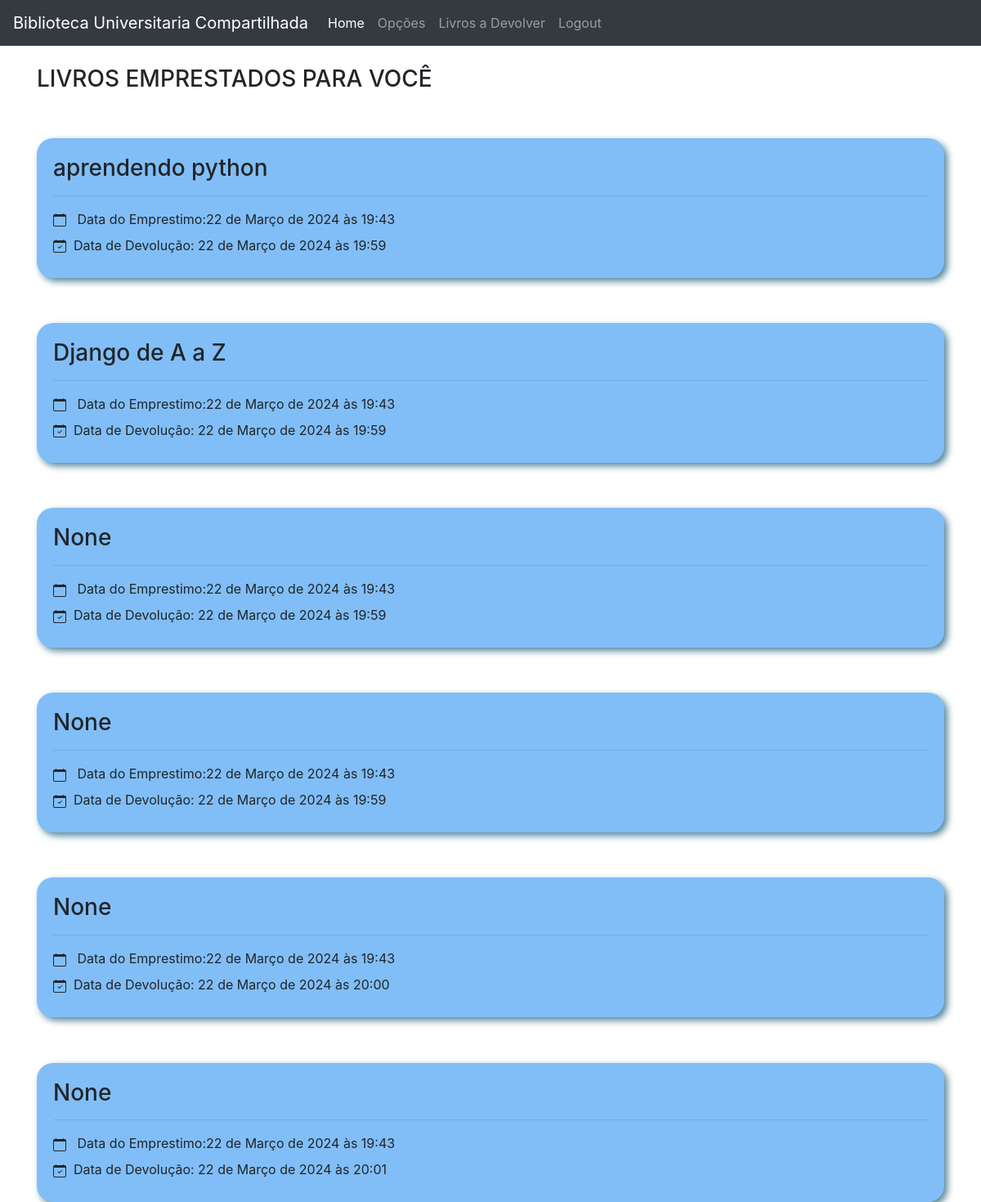
The page /livro/livros_devolver (signed in) on the database its author committed.
### livro/models.py (models this page shows)
class Emprestimo(models.Model):
    choices = (
        ('P', 'Pessimo'),
        ('R', 'Ruim'),
        ('M', 'Mediano'),
        ('B', 'Bom'),
        ('O', 'Otimo')
    )
    nome_emprestado = models.ForeignKey(Usuario, on_delete=models.SET_NULL, null = True)
    data_emprestimo = models.DateTimeField(default =datetime.datetime.now())
    data_devolucao = models.DateTimeField(blank = True, null = True)
    livro = models.ForeignKey(Livro, on_delete=models.SET_NULL, null = True)
    avaliacao = models.CharField(max_length = 1, choices=choices, null = True, blank = True)
    def __str__(self) -> str:
        return f"{self.nome_emprestado} | {self.livro}"

class Livro(models.Model):
    img = models.ImageField(upload_to='capa_livro', null=True, blank=True)
    nome = models.CharField(max_length = 100)
    autor = models.CharField(max_length = 30)
    data_cadastro = models.DateField(default = date.today)
    emprestado = models.BooleanField(default = False)
    categoria = models.ForeignKey(Categoria, on_delete=models.SET_NULL, null = True)
    usuario = models.ForeignKey(Usuario, on_delete=models.SET_NULL, null = True)
    def __str__(self):
        return self.nome

### livro/views.py (the view)
# urls.py: path('livros_devolver', views.livros_devolver, name="livros_devolver"),
def livros_devolver(request):
    usuario = Usuario.objects.get(id = request.session['usuario'])
    emprestimos = Emprestimo.objects.filter(nome_emprestado = usuario)
    print(emprestimos)
    return render(request, 'livros_devolver.html', {'usuario_logado': request.session['usuario'],
                                                    'emprestimos': emprestimos})

### usuarios/models.py (called while the page is built)
    def __str__(self) -> str:
        return self.nome

### livro/templates/livros_devolver.html (shortened to what this page needs)
{% extends 'base.html' %}
{% block 'conteudo' %}
    <div class="container">
        <br>
        <h3> LIVROS EMPRESTADOS PARA VOCÊ</h3>
        {% for emprestimo in emprestimos %}
            <div class="cartao">
                <div class='titulo'>
                    <h3>{{emprestimo.livro}}</h3>
                </div>
                <hr>
                <div class="body">
                    <svg xmlns="http://www.w3.org/2000/svg" width="16" height="16" fill="currentColor" class="bi bi-calendar" viewBox="0 0 16 16">
                        <path d="M3.5 0a.5.5 0 0 1 .5.5V1h8V.5a.5.5 0 0 1 1 0V1h1a2 2 0 0 1 2 2v11a2 2 0 0 1-2 2H2a2 2 0 0 1-2-2V3a2 2 0 0 1 2-2h1V.5a.5.5 0 0 1 .5-.5M1 4v10a1 1 0 0 0 1 1h12a1 1 0 0 0 1-1V4z"/>
                      </svg> &nbsp;
                    <label>Data do Emprestimo:{{emprestimo.data_emprestimo}}</label>
                <br>
                </div>
                <label> &nbsp; Data de Devolução:</label>
                {% if emprestimo.data_devolucao %}
                    {{emprestimo.data_devolucao}}
                {% else %}
                    Ainda não foi devolvido!
                {% endif %}
            </div>
        {% endfor %}
    </div>
{% endblock  %}

### livro/templates/livros_devolver.html (style rules this page uses)
.cartao { background-color: #81BEF7; padding: 20px; margin-top: 5%; border-radius: 20px; box-shadow: 4px 4px 8px #538499; }

### rows shown on the page
Emprestimo: livro "aprendendo python", data_emprestimo "22 de Março de 2024 às 19:43", data_devolucao "22 de Março de 2024 às 19:59"
Emprestimo: livro "Django de A a Z", data_emprestimo "22 de Março de 2024 às 19:43", data_devolucao "22 de Março de 2024 às 19:59"
Emprestimo: livro "None", data_emprestimo "22 de Março de 2024 às 19:43", data_devolucao "22 de Março de 2024 às 19:59"
Emprestimo: livro "None", data_emprestimo "22 de Março de 2024 às 19:43", data_devolucao "22 de Março de 2024 às 19:59"
Emprestimo: livro "None", data_emprestimo "22 de Março de 2024 às 19:43", data_devolucao "22 de Março de 2024 às 20:00"
Emprestimo: livro "None", data_emprestimo "22 de Março de 2024 às 19:43", data_devolucao "22 de Março de 2024 às 20:01"
